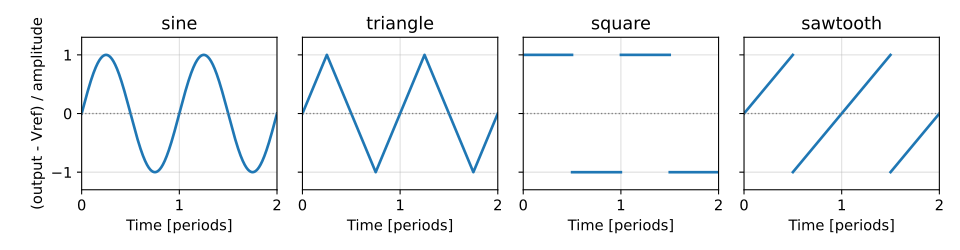

This chart was generated by the following Python code:
# SPDX-License-Identifier: MIT
"""The four waveforms of the oscillator over two periods: every one starts at Vref and rises."""
import sys
import pathlib

import matplotlib.pyplot as plt
import numpy as np

sys.path.insert(0, str(pathlib.Path(__file__).resolve().parents[2] / "tools"))
from figures import save  # noqa: E402

ph = np.linspace(0, 2, 4001)
p = ph % 1
waves = {
    "sine": np.sin(2 * np.pi * p),
    "triangle": np.where((p + 0.25) % 1 < 0.5, 4 * ((p + 0.25) % 1) - 1, 3 - 4 * ((p + 0.25) % 1)),
    "square": np.where(p < 0.5, 1.0, -1.0),
    "sawtooth": 2 * ((p + 0.5) % 1) - 1,
}
fig, axes = plt.subplots(1, 4, figsize=(10, 2.6), sharey=True)
for ax, (name, w) in zip(axes, waves.items()):
    w = w.copy()
    w[1:][np.abs(np.diff(w)) > 0.5] = np.nan   # no vertical lines at the jumps
    ax.plot(ph, w, lw=2)
    ax.axhline(0, color="gray", ls=":", lw=1)
    ax.set_title(name)
    ax.set_xlim(0, 2)
    ax.set_xticks([0, 1, 2])
    ax.set_ylim(-1.3, 1.3)
    ax.set_xlabel("Time [periods]")
axes[0].set_ylabel("(output - Vref) / amplitude")
fig.tight_layout()
save(fig, pathlib.Path(__file__).with_name("response.svg"))
